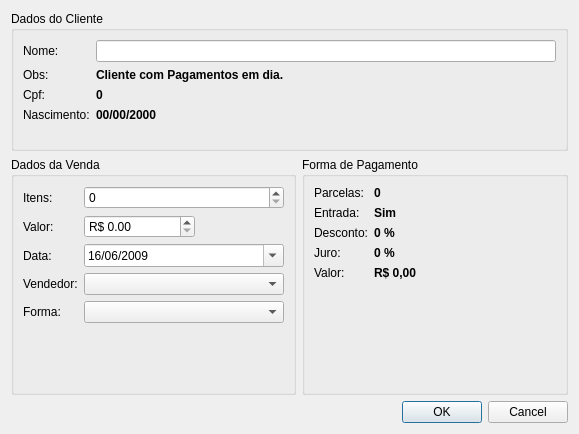
<?xml version="1.0" encoding="UTF-8"?>
<ui version="4.0">
 <class>CompraAddView</class>
 <widget class="QWidget" name="CompraAddView">
  <property name="geometry">
   <rect>
    <x>0</x>
    <y>0</y>
    <width>579</width>
    <height>434</height>
   </rect>
  </property>
  <property name="windowTitle">
   <string>Form</string>
  </property>
  <layout class="QVBoxLayout" name="verticalLayout">
   <item>
    <widget class="QGroupBox" name="groupBox">
     <property name="maximumSize">
      <size>
       <width>16777215</width>
       <height>140</height>
      </size>
     </property>
     <property name="title">
      <string>Dados do Cliente</string>
     </property>
     <layout class="QFormLayout" name="formLayout">
      <item row="0" column="0">
       <widget class="QLabel" name="label">
        <property name="text">
         <string>Nome:</string>
        </property>
       </widget>
      </item>
      <item row="0" column="1">
       <widget class="QLineEdit" name="nomeClienteLineEdit"/>
      </item>
      <item row="1" column="0">
       <widget class="QLabel" name="labelObs">
        <property name="text">
         <string>Obs:</string>
        </property>
       </widget>
      </item>
      <item row="1" column="1">
       <widget class="QLabel" name="obsLabel">
        <property name="font">
         <font>
          <weight>75</weight>
          <bold>true</bold>
         </font>
        </property>
        <property name="text">
         <string>Cliente com Pagamentos em dia.</string>
        </property>
       </widget>
      </item>
      <item row="2" column="0">
       <widget class="QLabel" name="labelCpf">
        <property name="text">
         <string>Cpf:</string>
        </property>
       </widget>
      </item>
      <item row="2" column="1">
       <widget class="QLabel" name="cpfLabel">
        <property name="enabled">
         <bool>true</bool>
        </property>
        <property name="minimumSize">
         <size>
          <width>271</width>
          <height>0</height>
         </size>
        </property>
        <property name="font">
         <font>
          <weight>75</weight>
          <bold>true</bold>
         </font>
        </property>
        <property name="text">
         <string>0</string>
        </property>
       </widget>
      </item>
      <item row="3" column="0">
       <widget class="QLabel" name="labelNascimento">
        <property name="text">
         <string>Nascimento:</string>
        </property>
       </widget>
      </item>
      <item row="3" column="1">
       <widget class="QLabel" name="nascimentoLabel">
        <property name="font">
         <font>
          <weight>75</weight>
          <bold>true</bold>
         </font>
        </property>
        <property name="text">
         <string>00/00/2000</string>
        </property>
       </widget>
      </item>
     </layout>
    </widget>
   </item>
   <item>
    <layout class="QHBoxLayout" name="horizontalLayout_2">
     <item>
      <widget class="QGroupBox" name="groupBox_2">
       <property name="minimumSize">
        <size>
         <width>282</width>
         <height>0</height>
        </size>
       </property>
       <property name="title">
        <string>Dados da Venda</string>
       </property>
       <layout class="QFormLayout" name="formLayout_2">
        <item row="0" column="0">
         <widget class="QLabel" name="label_4">
          <property name="text">
           <string>Itens:</string>
          </property>
         </widget>
        </item>
        <item row="0" column="1">
         <widget class="QSpinBox" name="itensSpinBox"/>
        </item>
        <item row="1" column="0">
         <widget class="QLabel" name="label_5">
          <property name="text">
           <string>Valor:</string>
          </property>
         </widget>
        </item>
        <item row="1" column="1">
         <widget class="QDoubleSpinBox" name="valorDoubleSpinBox">
          <property name="maximumSize">
           <size>
            <width>111</width>
            <height>28</height>
           </size>
          </property>
          <property name="prefix">
           <string>R$ </string>
          </property>
          <property name="maximum">
           <double>9999.000000000000000</double>
          </property>
          <property name="singleStep">
           <double>10.000000000000000</double>
          </property>
         </widget>
        </item>
        <item row="2" column="0">
         <widget class="QLabel" name="label_6">
          <property name="text">
           <string>Data:</string>
          </property>
         </widget>
        </item>
        <item row="2" column="1">
         <widget class="QDateEdit" name="dataDateEdit">
          <property name="displayFormat">
           <string>dd/MM/yyyy</string>
          </property>
          <property name="calendarPopup">
           <bool>true</bool>
          </property>
          <property name="date">
           <date>
            <year>2009</year>
            <month>6</month>
            <day>16</day>
           </date>
          </property>
         </widget>
        </item>
        <item row="3" column="0">
         <widget class="QLabel" name="label_2">
          <property name="text">
           <string>Vendedor:</string>
          </property>
         </widget>
        </item>
        <item row="3" column="1">
         <widget class="QComboBox" name="vendedorComboBox">
          <property name="minimumSize">
           <size>
            <width>171</width>
            <height>0</height>
           </size>
          </property>
         </widget>
        </item>
        <item row="4" column="0">
         <widget class="QLabel" name="label_3">
          <property name="text">
           <string>Forma:</string>
          </property>
         </widget>
        </item>
        <item row="4" column="1">
         <widget class="QComboBox" name="formadePagamentoComboBox">
          <property name="minimumSize">
           <size>
            <width>200</width>
            <height>0</height>
           </size>
          </property>
         </widget>
        </item>
       </layout>
      </widget>
     </item>
     <item>
      <widget class="QGroupBox" name="formaPagamentoGroupBox">
       <property name="title">
        <string>Forma de Pagamento</string>
       </property>
       <layout class="QFormLayout" name="formLayout_3">
        <property name="fieldGrowthPolicy">
         <enum>QFormLayout::ExpandingFieldsGrow</enum>
        </property>
        <item row="0" column="0">
         <widget class="QLabel" name="label_7">
          <property name="text">
           <string>Parcelas:</string>
          </property>
         </widget>
        </item>
        <item row="0" column="1">
         <widget class="QLabel" name="parcelasLabel">
          <property name="minimumSize">
           <size>
            <width>131</width>
            <height>0</height>
           </size>
          </property>
          <property name="font">
           <font>
            <weight>75</weight>
            <bold>true</bold>
           </font>
          </property>
          <property name="text">
           <string>0</string>
          </property>
         </widget>
        </item>
        <item row="1" column="0">
         <widget class="QLabel" name="label_8">
          <property name="text">
           <string>Entrada:</string>
          </property>
         </widget>
        </item>
        <item row="1" column="1">
         <widget class="QLabel" name="entradaLabel">
          <property name="minimumSize">
           <size>
            <width>131</width>
            <height>0</height>
           </size>
          </property>
          <property name="font">
           <font>
            <weight>75</weight>
            <bold>true</bold>
           </font>
          </property>
          <property name="text">
           <string>Sim</string>
          </property>
         </widget>
        </item>
        <item row="2" column="0">
         <widget class="QLabel" name="label_9">
          <property name="text">
           <string>Desconto:</string>
          </property>
         </widget>
        </item>
        <item row="2" column="1">
         <widget class="QLabel" name="descontoLabel">
          <property name="minimumSize">
           <size>
            <width>151</width>
            <height>0</height>
           </size>
          </property>
          <property name="font">
           <font>
            <weight>75</weight>
            <bold>true</bold>
           </font>
          </property>
          <property name="text">
           <string>0 %</string>
          </property>
         </widget>
        </item>
        <item row="3" column="0">
         <widget class="QLabel" name="label_10">
          <property name="text">
           <string>Juro:</string>
          </property>
         </widget>
        </item>
        <item row="3" column="1">
         <widget class="QLabel" name="juroLabel">
          <property name="minimumSize">
           <size>
            <width>161</width>
            <height>0</height>
           </size>
          </property>
          <property name="font">
           <font>
            <weight>75</weight>
            <bold>true</bold>
           </font>
          </property>
          <property name="text">
           <string>0 %</string>
          </property>
         </widget>
        </item>
        <item row="4" column="0">
         <widget class="QLabel" name="label_11">
          <property name="text">
           <string>Valor:</string>
          </property>
         </widget>
        </item>
        <item row="4" column="1">
         <widget class="QLabel" name="valorLabel">
          <property name="minimumSize">
           <size>
            <width>161</width>
            <height>0</height>
           </size>
          </property>
          <property name="font">
           <font>
            <weight>75</weight>
            <bold>true</bold>
           </font>
          </property>
          <property name="text">
           <string>R$ 0,00</string>
          </property>
         </widget>
        </item>
       </layout>
      </widget>
     </item>
    </layout>
   </item>
   <item>
    <widget class="QDialogButtonBox" name="buttonBox">
     <property name="standardButtons">
      <set>QDialogButtonBox::Cancel|QDialogButtonBox::Ok</set>
     </property>
    </widget>
   </item>
  </layout>
 </widget>
 <resources/>
 <connections/>
</ui>
